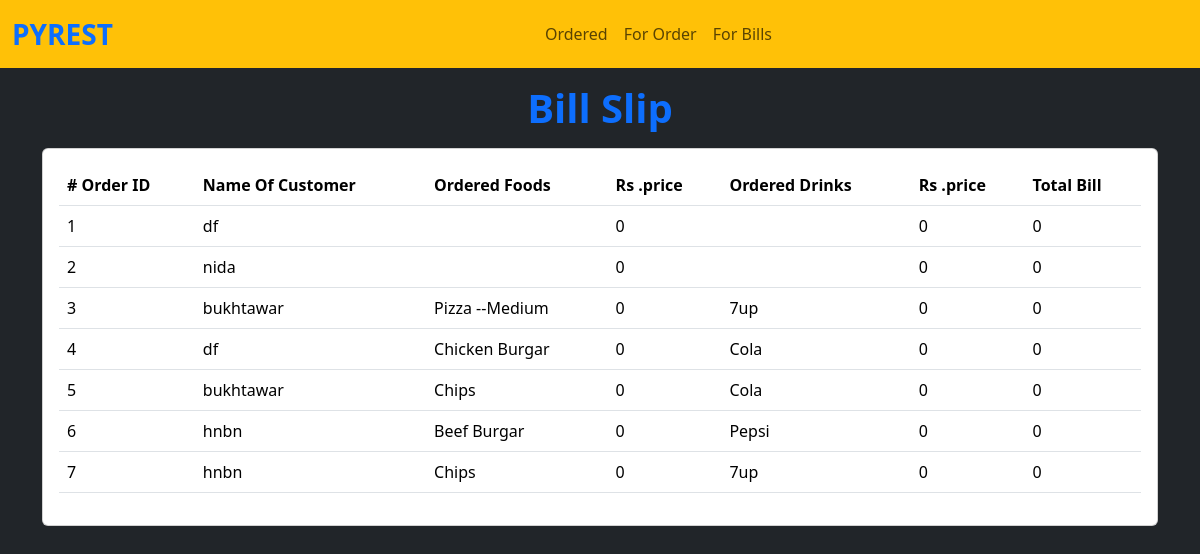
Screenshot of /py_res/bill/ with the database file from the repository.
### myapp/models.py (models this page shows)
class Orderpy(models.Model):
    per_name= models.CharField(max_length=200)
    orderfood= models.CharField(max_length=200)
    orderdrink= models.CharField(max_length=200)
    food_price=models.IntegerField(default=0)
    drink_price=models.IntegerField(default=0)
    total_price=models.IntegerField(default=0)

### myapp/views.py (the view)
# urls.py: path("bill/" , bill ),
def bill(request):
    ords= Orderpy.objects.all()
    return render(request,"bill.html",{'ords':ords})

### templates/bill.html (shortened to what this page needs)
<!DOCTYPE html>
<html lang="en">
<head>
    <link href="https://cdn.jsdelivr.net/npm/bootstrap@5.3.7/dist/css/bootstrap.min.css" rel="stylesheet">
</head>
<body class="bg-dark">
    {% include 'navbar.html' %}
    <h1 class="text-center my-3 text-primary fw-bold">Bill Slip</h1>
    <div class="container">
        <div class="col-md-12">
            <div class="card">
                <div class="card-body">
                   <table class="table ">
                    <thead >
                        <tr>
                          <th> # Order ID</th>
                          <th> Name Of Customer</th>
                          <th> Ordered Foods </th>
                          <th> Rs .price </th>
                          <th> Ordered Drinks</th>
                          <th> Rs .price </th>
                          <th> Total Bill</th>
                        </tr>
                    </thead>
                    <tbody>
                        {% for o in  ords %}
                          <tr>
                            <td>{{forloop.counter}}</td>
                            <td>{{o.per_name}}</td>
                            <td>{{o.orderfood}}</td>
                            <td>{{o.food_price}}</td>
                            <td>{{o.orderdrink}}</td>
                            <td>{{o.drink_price}}</td>
                            <td>{{o.total_price}}</td>
                          </tr>
                          {% endfor %}
                    </tbody>
                </div>
            </div>
        </div>
    </div>
</body>
</html>

### rows the page displays
Orderpy: per_name "df", food_price "0", drink_price "0", total_price "0"
Orderpy: per_name "nida", food_price "0", drink_price "0", total_price "0"
Orderpy: per_name "bukhtawar", orderfood "Pizza --Medium", food_price "0", orderdrink "7up", drink_price "0", total_price "0"
Orderpy: per_name "df", orderfood "Chicken Burgar", food_price "0", orderdrink "Cola", drink_price "0", total_price "0"
Orderpy: per_name "bukhtawar", orderfood "Chips", food_price "0", orderdrink "Cola", drink_price "0", total_price "0"
Orderpy: per_name "hnbn", orderfood "Beef Burgar", food_price "0", orderdrink "Pepsi", drink_price "0", total_price "0"
Orderpy: per_name "hnbn", orderfood "Chips", food_price "0", orderdrink "7up", drink_price "0", total_price "0"
